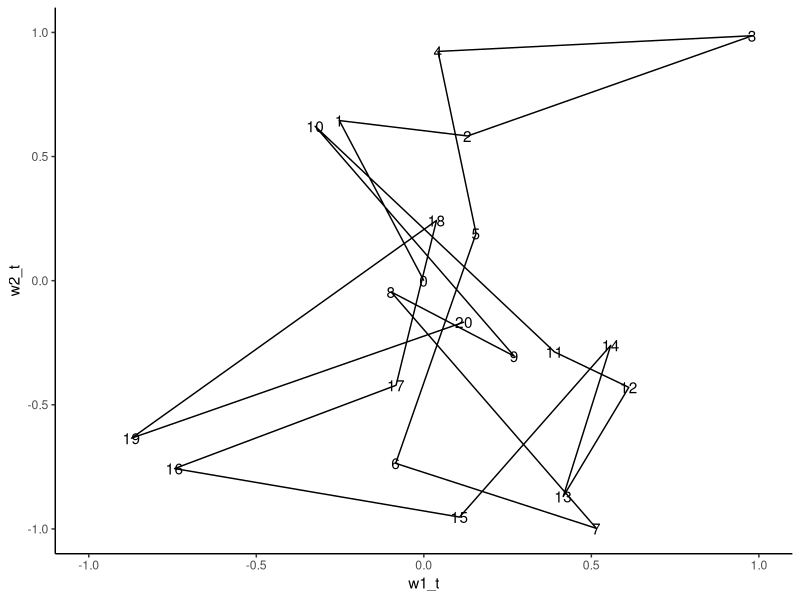
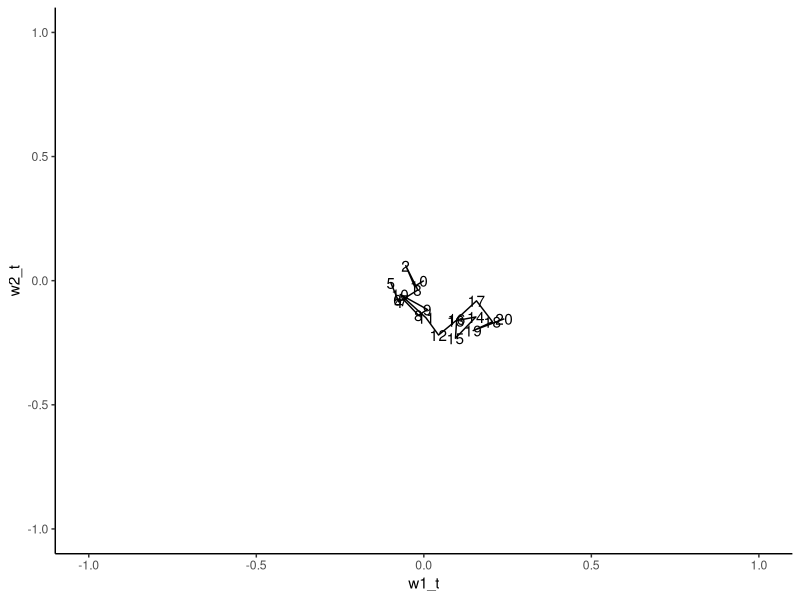
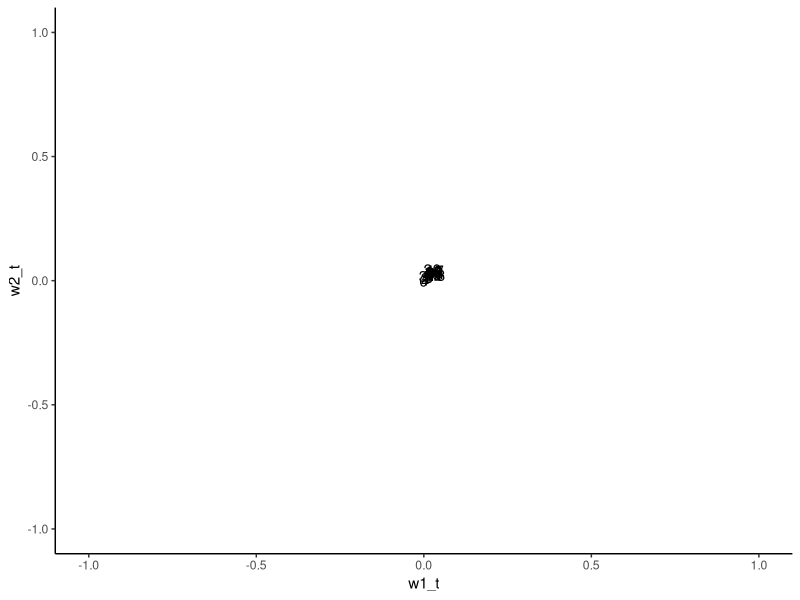
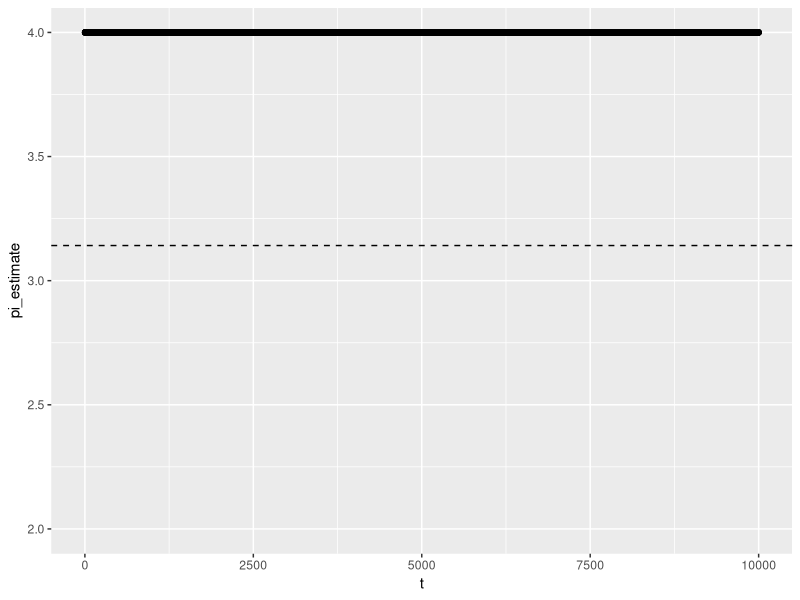
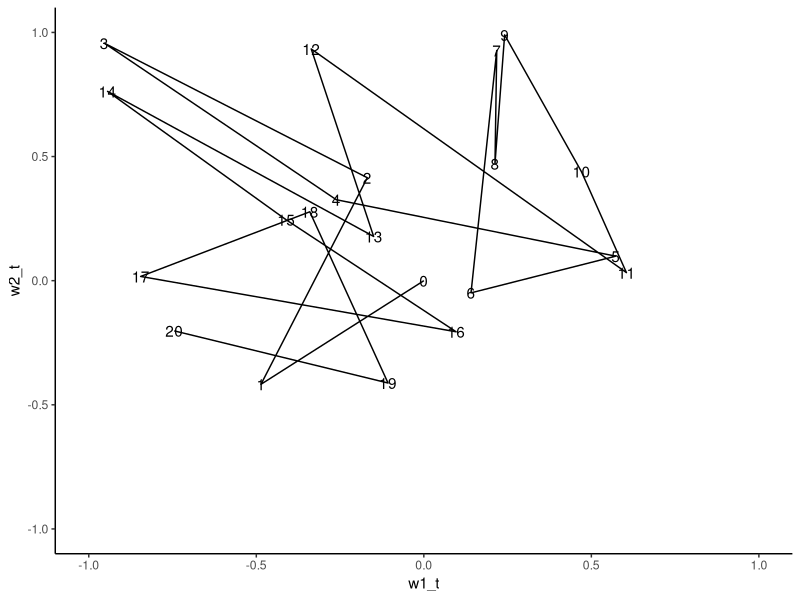
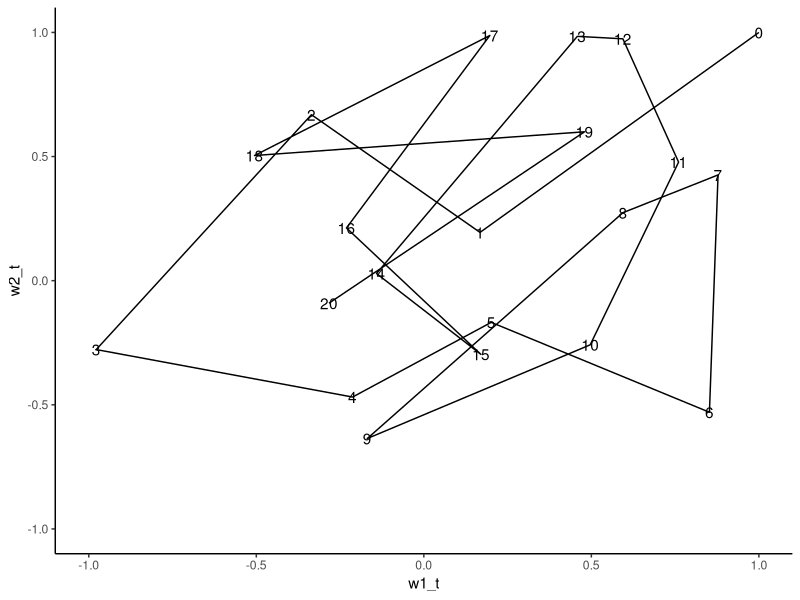
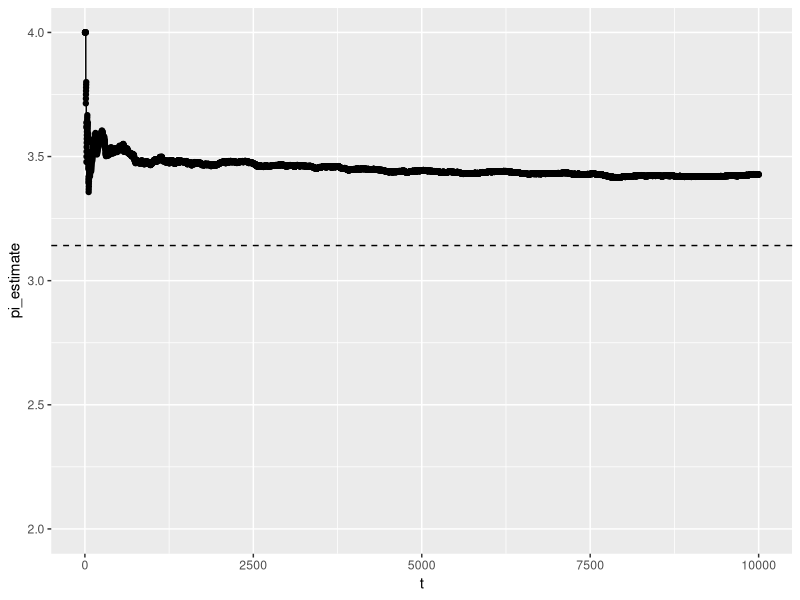
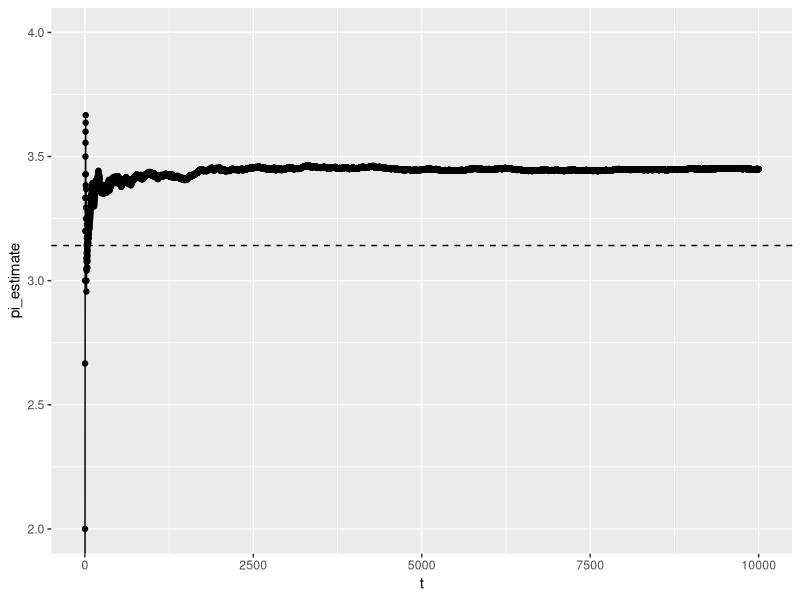

R code for these plots, in order:
## ---- chunk 1
knitr::opts_chunk$set(echo = TRUE)
knitr::opts_chunk$set(echo = TRUE, fig.align="center")
gc()
ls()
library(tidyverse)
set.seed(47)
## ---- chunk 2
# Define function that returns a dataframe of a random walk in 2 dimensions

random_walker <- function(w1_0, w2_0, epsilon, n){
  t <- c(0:n) # define chain
  w1_t <- c(w1_0) # define chain
  w2_t <- c(w2_0) # define chain
  for (i in c(1:n) ){
    # First coordinate
    error1 <- runif(1, -epsilon , epsilon)
    w1_move <- w1_t[i] + runif(1, -epsilon , epsilon)
    while (w1_move > 1 |  w1_move < -1){
      error1 <- runif(1, -epsilon , epsilon)
      w1_move <- w1_t[i] + runif(1, -epsilon , epsilon)
    }
    
  
    # Second coordinate
    error2 <- runif(1, -epsilon , epsilon)
    w2_move <- w2_t[i] + runif(1, -epsilon , epsilon)
    while (w2_move > 1 |  w2_move < -1){
      error2 <- runif(1, -epsilon , epsilon)
      w2_move <- w2_t[i] + runif(1, -epsilon , epsilon)
    }
    
    # Move with 100% probability to new coordinates.
    w1_t[i+1] <- w1_move
    w2_t[i+1] <- w2_move
  }
  return(data.frame(w1_t, w2_t, t))
}

# Define function that returns a graph of a random walk in 2 dimensions
# input is a dataframe created by first function

random_walker_graph <- function(data){
  graph <- data %>% ggplot(aes(x = w1_t, y = w2_t)) +
    geom_text(aes(label = t)) + 
    geom_path() + 
    coord_cartesian(xlim = c(-1, 1), ylim = c(-1, 1)) + 
    theme_classic()
  return(graph)
}

# Define function that returns an estimate of pi from a random walk in 2 dimensions
# input is a dataframe created by first function

random_walker_pi <- function(data){
  t <- c(1:nrow(data))
  w1 <- w2 <- pi_estimate <- c()
  for (i in t){
    w1 <- c(w1, data$w1_t[i])
    w2 <- c(w2, data$w2_t[i])
    w <- w1^2 + w2^2
    pi_estimate <- c(pi_estimate, 4*length(w[w < 1])/length(w))
  }
  graph <- data.frame(t, pi_estimate) %>% 
    ggplot(aes(x=t, y = pi_estimate)) +
    geom_point() + geom_line() +
    geom_hline(yintercept=pi, linetype='dashed') + 
    coord_cartesian(ylim = c(2, 4))
  return(graph)
}
## ---- chunk 3
data <- random_walker(0, 0, 1 , 20)

random_walker_graph(data)

data <- random_walker(0, 0, 0.1 , 20)

random_walker_graph(data)

data <- random_walker(0, 0, 0.01 , 20)

random_walker_graph(data)

data <- random_walker(0, 0, 0.001 , 10000)

random_walker_pi(data)
## ---- chunk 4
data <- random_walker(0, 0, 1 , 20)

random_walker_graph(data)

data <- random_walker(1, 1, 1 , 20)

random_walker_graph(data)

data <- random_walker(0, 0, 1 , 10000)

random_walker_pi(data)

data <- random_walker(1, 1, 1 , 10000)

random_walker_pi(data)

## ---- chunk 5
data <- random_walker(0, 0, 1 , 5)

random_walker_graph(data)

data <- random_walker(1, 1, 1 , 75)

random_walker_graph(data)

data <- random_walker(0, 0, 1 , 100)

random_walker_pi(data)

data <- random_walker(0, 0, 1 , 10000)

random_walker_pi(data)

## ---- chunk 6
# Define function that returns a dataframe of a random walk in 2 dimensions
# Now considers MH ratio.

random_walker <- function(w1_0, w2_0, epsilon, n){
  t <- c(0:n) # define chain
  w1_t <- c(w1_0) # define chain
  w2_t <- c(w2_0) # define chain
  for (i in c(1:n) ){
    # First coordinate
    error1 <- runif(1, -epsilon , epsilon)
    w1_move <- w1_t[i] + runif(1, -epsilon , epsilon)
    while (w1_move > 1 |  w1_move < -1){
      error1 <- runif(1, -epsilon , epsilon)
      w1_move <- w1_t[i] + runif(1, -epsilon , epsilon)
    }
    
    # Second coordinate
    error2 <- runif(1, -epsilon , epsilon)
    w2_move <- w2_t[i] + runif(1, -epsilon , epsilon)
    while (w2_move > 1 |  w2_move < -1){
      error2 <- runif(1, -epsilon , epsilon)
      w2_move <- w2_t[i] + runif(1, -epsilon , epsilon)
    }
    u <- runif(1) # generate a probability in (0,1)
    
    # compute MH ratio
    f_y <- dunif(w1_move, -1 , 1)*dunif(w2_move, -1 , 1)
    f_x <- dunif(w1_t[i], -1 , 1)*dunif(w2_t[i], -1 , 1)
    g_y <- dunif(w1_move, max(-1, w1_t[i]-epsilon) , min(1, w1_t[i]+epsilon))*
      dunif(w2_move, max(-1, w2_t[i]-epsilon) , min(1, w2_t[i]+epsilon))    
    g_x <- dunif(w1_t[i], max(-1, w1_t[i]-epsilon) , min(1, w1_t[i]+epsilon))*
      dunif(w2_t[i], max(-1, w2_t[i]-epsilon) , min(1, w2_t[i]+epsilon))

    r <- (f_y*g_x)/(f_x*g_y)
    # Move according to MH ratio
    w1_t[i+1] <- w1_t[i]
    w2_t[i+1] <- w2_t[i]    
    if (u < r){ 
      w1_t[i+1] <- w1_move
      w2_t[i+1] <- w2_move
    }
  }
  return(data.frame(w1_t, w2_t, t))
}

# Define function that returns a graph of a random walk in 2 dimensions
# input is a dataframe created by first function

random_walker_graph <- function(data){
  graph <- data %>% ggplot(aes(x = w1_t, y = w2_t)) +
    geom_text(aes(label = t)) + 
    geom_path() + 
    coord_cartesian(xlim = c(-1, 1), ylim = c(-1, 1)) + 
    theme_classic()
  return(graph)
}

# Define function that returns an estimate of pi from a random walk in 2 dimensions
# input is a dataframe created by first function

random_walker_pi <- function(data){
  t <- c(1:nrow(data))
  w1 <- w2 <- pi_estimate <- c()
  for (i in t){
    w1 <- c(w1, data$w1_t[i])
    w2 <- c(w2, data$w2_t[i])
    w <- w1^2 + w2^2
    pi_estimate <- c(pi_estimate, 4*length(w[w < 1])/length(w))
  }
  graph <- data.frame(t, pi_estimate) %>% 
    ggplot(aes(x=t, y = pi_estimate)) +
    geom_point() + geom_line() +
    geom_hline(yintercept=pi, linetype='dashed') + 
    coord_cartesian(ylim = c(2, 4))
  return(graph)
}
data <- random_walker(0, 0, 1 , 10000)
random_walker_pi(data)


